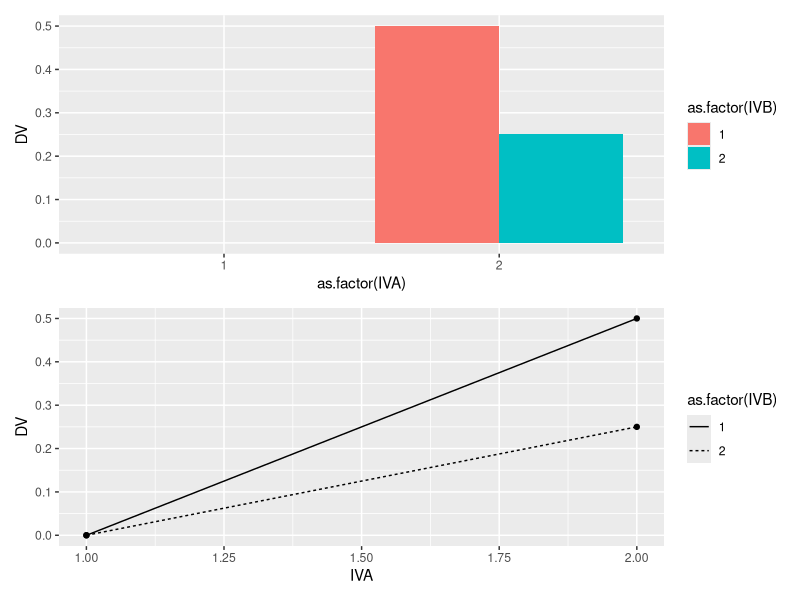

Reproduce this figure in R.
## ---- chunk 1
knitr::opts_chunk$set(echo = TRUE)
## ---- chunk 2
library(dplyr)
library(tidyr)
library(ggplot2)
library(tibble)
library(patchwork)
## ---- chunk 3
grand_mean <- 0
A <- c(0,.5)
B <- c(0,0)
AB <- c(0,0,0,-.25)

model_data <- tibble()
for(i in 1:length(A)){
  for(j in 1:length(B)){
    IVA <- i
    IVB <- j
    DV <- grand_mean+A[i]+B[j]+AB[(i-1)*length(B)+j]
    sc_GM <- grand_mean
    sc_A <- A[i]
    sc_B <- B[j]
    sc_AB <- AB[(i-1)*length(B)+j]
    row_entry <- tibble(IVA,IVB,DV,
                        sc_GM,sc_A,sc_B,sc_AB)
    model_data <- rbind(model_data,row_entry)
  }
}

knitr::kable(model_data)

bar_graph <- ggplot(model_data,
                    aes(y=DV,
                        x=as.factor(IVA),
                        fill=as.factor(IVB)))+
  geom_bar(stat='identity', position='dodge')

line_graph <- ggplot(model_data,
                     aes(y=DV,
                         x=IVA,
                         linetype=as.factor(IVB)))+
  geom_line()+
  geom_point()

(bar_graph/line_graph)
## ---- chunk 4
N <- 57

A_pvalue <- c()
B_pvalue <- c()
AB_pvalue <- c()
for(i in 1:1000){
  IVA <- rep(rep(c("1","2"), each=2),N)
  IVB <- rep(rep(c("1","2"), 2),N)
  DV <- c(replicate(N,c(rnorm(1,0,1), 
                        rnorm(1,0,1), 
                        rnorm(1,.5,1),
                        rnorm(1,.25,1) 
          )))
  sim_df <- data.frame(IVA,IVB,DV)

  aov_results <- summary(aov(DV~IVA*IVB, sim_df))
  A_pvalue[i]<-aov_results[[1]]$`Pr(>F)`[1]
  B_pvalue[i]<-aov_results[[1]]$`Pr(>F)`[2]
  AB_pvalue[i]<-aov_results[[1]]$`Pr(>F)`[3]
}

length(A_pvalue[A_pvalue<0.05])/1000

## ---- chunk 5
N <- 490

A_pvalue <- c()
B_pvalue <- c()
AB_pvalue <- c()
for(i in 1:1000){
  IVA <- rep(rep(c("1","2"), each=2),N)
  IVB <- rep(rep(c("1","2"), 2),N)
  DV <- c(replicate(N,c(rnorm(1,0,1), 
                        rnorm(1,0,1), 
                        rnorm(1,.5,1),
                        rnorm(1,.25,1) 
          )))
  sim_df <- data.frame(IVA,IVB,DV)

  aov_results <- summary(aov(DV~IVA*IVB, sim_df))
  A_pvalue[i]<-aov_results[[1]]$`Pr(>F)`[1]
  B_pvalue[i]<-aov_results[[1]]$`Pr(>F)`[2]
  AB_pvalue[i]<-aov_results[[1]]$`Pr(>F)`[3]
}

length(AB_pvalue[AB_pvalue<0.05])/1000

